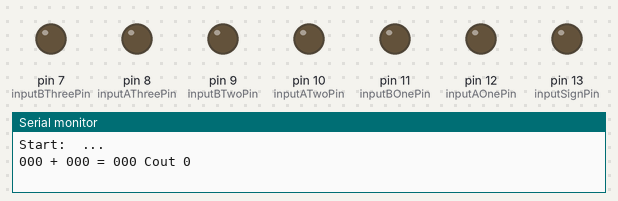
Simulated run of this sketch. Board: Arduino Uno, built with avr-gcc and run on an emulated ATmega328P. Shown: output pins drawn as LEDs (lit = HIGH), the last lines printed to the serial monitor.

Above: at 0.1 s.
At 7.6 s:
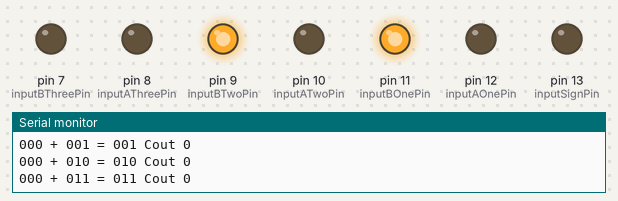
At 12.6 s:
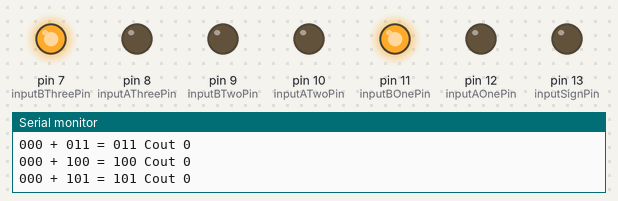
At 17.6 s:
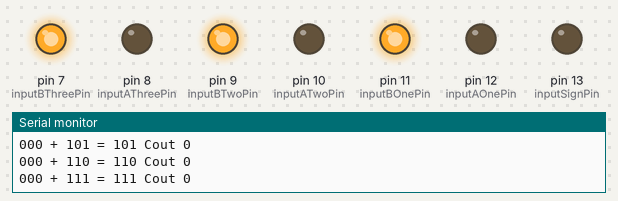
At 27.6 s:
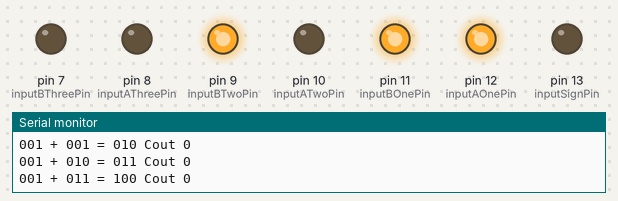
At 37.6 s:
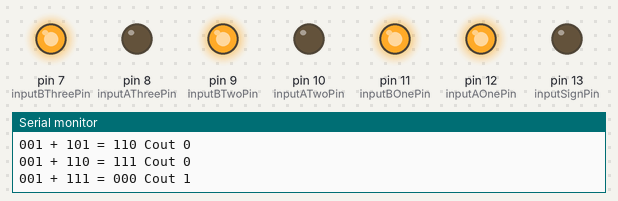
Timing chart, 0 to 39.1 s (numbered marks = the images above):
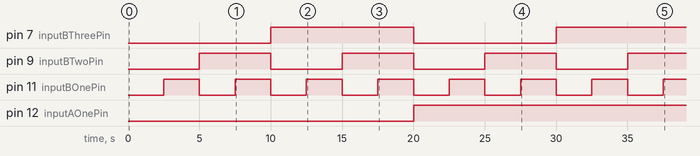

Measured:
- by itself, pin 7 (inputBThreePin): LOW → HIGH at 10.0 s, → LOW 10.0 s later, → HIGH 10.0 s later
- by itself, pin 9 (inputBTwoPin): alternates HIGH for 5.0 s and LOW for 5.0 s
- by itself, pin 11 (inputBOnePin): alternates HIGH for 2.5 s and LOW for 2.5 s
- by itself, pin 12 (inputAOnePin): LOW → HIGH at 20.0 s

The sketch:

8threebitadderandsubtractor.ino
```cpp
/*
  Created by Cristiano S
  Created in May 2023

  Gives inputs to a 3-bit full adder and subtractor
*/

unsigned int inputSignPin = 13;
unsigned int inputAOnePin = 12;
unsigned int inputBOnePin = 11;
unsigned int inputATwoPin = 10;
unsigned int inputBTwoPin = 9;
unsigned int inputAThreePin = 8;
unsigned int inputBThreePin = 7;

void setup()
{
  // Pin inputs
  pinMode(inputSignPin, OUTPUT);
  pinMode(inputAOnePin, OUTPUT);
  pinMode(inputBOnePin, OUTPUT);
  pinMode(inputATwoPin, OUTPUT);
  pinMode(inputBTwoPin, OUTPUT);
  pinMode(inputAThreePin, OUTPUT);
  pinMode(inputBThreePin, OUTPUT);
  // Serial monitor
  Serial.begin(9600); // Start the serial monitor at 9600 baud
  Serial.println("\nStart:  ...\n");
}

void loop()
{
  for (int inputSign = 0; inputSign < 2; inputSign++) {
    // Set the sign pin to on or off if inputSign is 1 or another number
    switch (inputSign) {
      case 1:
        digitalWrite(inputSignPin, HIGH);
        break;
      default:
        digitalWrite(inputSignPin, LOW);
        break;
    }
    for (int inputAThree = 0; inputAThree < 2; inputAThree++) {
      // Set the a3 pin to on or off if inputAThree is 1 or another number
      switch (inputAThree) {
        case 1:
          digitalWrite(inputAThreePin, HIGH);
          break;
        default:
          digitalWrite(inputAThreePin, LOW);
          break;
      }
      for (int inputATwo = 0; inputATwo < 2; inputATwo++) {
        // Set the a2 pin to on or off if inputATwo is 1 or another number
        switch (inputATwo) {
          case 1:
            digitalWrite(inputATwoPin, HIGH);
            break;
          default:
            digitalWrite(inputATwoPin, LOW);
            break;
        }
        for (int inputAOne = 0; inputAOne < 2; inputAOne++) {
          // Set the a1 pin to on or off if inputAOne is 1 or another number
          switch (inputAOne) {
            case 1:
              digitalWrite(inputAOnePin, HIGH);
              break;
            default:
              digitalWrite(inputAOnePin, LOW);
              break;
          }
          for (int inputBThree = 0; inputBThree < 2; inputBThree++) {
            // Set the b3 pin to on or off if inputBThree is 1 or another number
            switch (inputBThree) {
              case 1:
                digitalWrite(inputBThreePin, HIGH);
                break;
              default:
                digitalWrite(inputBThreePin, LOW);
                break;
            }
            for (int inputBTwo = 0; inputBTwo < 2; inputBTwo++) {
              // Set the b2 pin to on or off if inputBTwo is 1 or another number
              switch (inputBTwo) {
                case 1:
                  digitalWrite(inputBTwoPin, HIGH);
                  break;
                default:
                  digitalWrite(inputBTwoPin, LOW);
                  break;
              }
              for (int inputBOne = 0; inputBOne < 2; inputBOne++) {
                // Set the b1 pin to on or off if inputBOne is 1 or another number
                switch (inputBOne) {
                  case 1:
                    digitalWrite(inputBOnePin, HIGH);
                    break;
                  default:
                    digitalWrite(inputBOnePin, LOW);
                    break;
                }
                // 3-Bit adder and subtractor math
                int xorGateSp = inputSign ^ inputBOne;
                int xorGateSp2 = inputSign ^ inputBTwo;
                int xorGateSp3 = inputSign ^ inputBThree;
                int xorGateOne = inputAOne ^ xorGateSp;
                int xorGateOneTwo = inputSign ^ xorGateOne;
                int andGateOne = inputAOne & xorGateSp;
                int andGateOneTwo = inputSign & xorGateOne;
                int orGateOne = andGateOne | andGateOneTwo;
                int carryOutOne = orGateOne;
                int xorGateTwoOne = inputATwo ^ xorGateSp2;
                int xorGateTwoTwo = carryOutOne ^ xorGateTwoOne;
                int andGateTwoOne = inputATwo & xorGateSp2;
                int andGateTwoTwo = carryOutOne & xorGateTwoOne;
                int orGateTwo = andGateTwoOne | andGateTwoTwo;
                int carryOutTwo = orGateTwo;
                int xorGateThreeOne = inputAThree ^ xorGateSp3;
                int xorGateThreeTwo = carryOutTwo ^ xorGateThreeOne;
                int andGateThreeOne = inputAThree & xorGateSp3;
                int andGateThreeTwo = carryOutTwo & xorGateThreeOne;
                int orGateThree = andGateThreeOne | andGateThreeTwo;
                int carryOutThree = orGateThree;
                int sumOne = xorGateOneTwo;
                int sumTwo = xorGateTwoTwo;
                int sumThree = xorGateThreeTwo;

                // Print calcuation to serial monitor
                char signText = '+';
                if (inputSign == 1) {
                  signText = '-';
                }

                Serial.print(inputAThree);
                Serial.print(inputATwo);
                Serial.print(inputAOne);
                Serial.print(" ");
                Serial.print(signText);
                Serial.print(" ");
                Serial.print(inputBThree);
                Serial.print(inputBTwo);
                Serial.print(inputBOne);
                Serial.print(" = ");
                Serial.print(sumThree);
                Serial.print(sumTwo);
                Serial.print(sumOne);
                Serial.print(" Cout ");
                Serial.println(carryOutThree);
                delay(2500);
              }
            }
          }
        }
      }
    }
  }

  Serial.println("\nDone\n");
}
```
